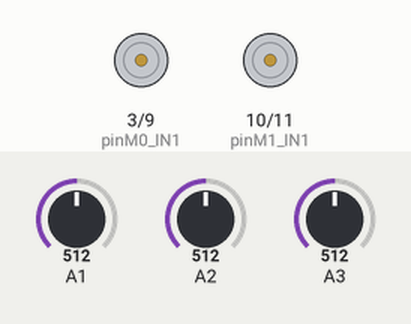
Bench run of a sketch on a simulated Arduino Uno, built with avr-gcc and run on an emulated ATmega328P. Shown: motor-driver pin pairs drawn as motors (green arrow = first pin HIGH = forward, orange = second pin HIGH = backward, longer = more drive). Inputs (shaded band) come from the test bench; at power-on: A2 = 512, A1 = 512, A3 = 512. What the sketch prints to the serial monitor is not drawn.

Above: at 1.2 s.
1.3 s: A2 set to 485
At 2.5 s:
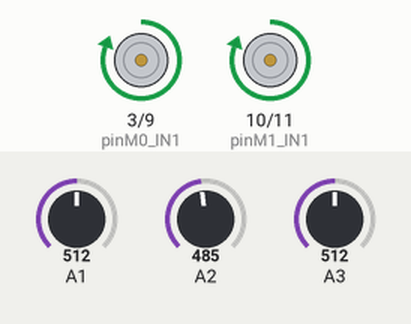
2.8 s: A1 set to 484
At 3.3 s:
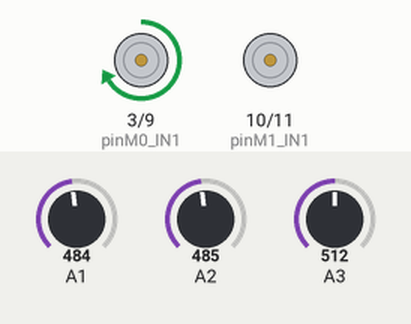
4.3 s: A1 set to 510
At 5.1 s:
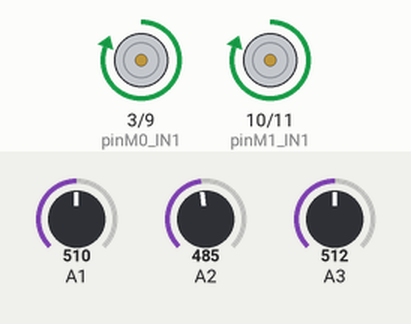
5.8 s: A3 set to 491
At 7.0 s:
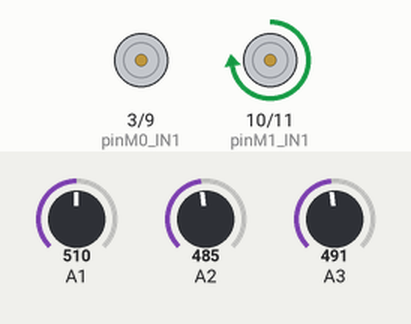
7.3 s: A3 set to 510
At 8.5 s:
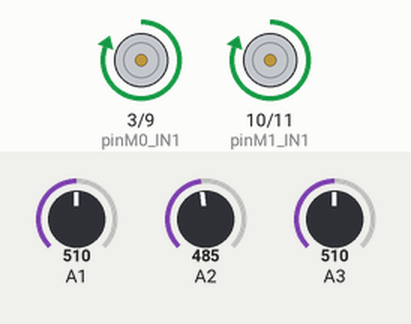
8.8 s: A3 set to 490
At 9.3 s:
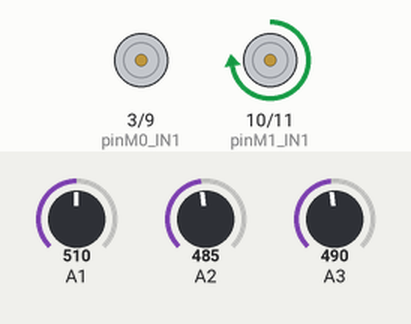
Timing chart, 0 to 11.3 s (numbered marks = the images above; inputs shaded):
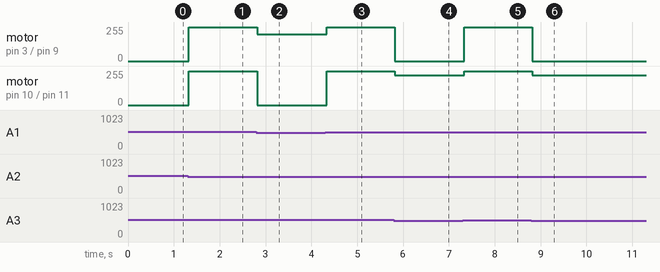

The sketch:

sketch_jan18a.ino
```cpp
const int pinM0_IN1 = 3;
const int pinM0_IN2 = 9;
// 右モータ
const int pinM1_IN1 = 10;
const int pinM1_IN2 = 11;

void setup() {
  // put your setup code here, to run once:
  pinMode(0, INPUT);
  pinMode(1, INPUT);
  pinMode(2, INPUT);
  pinMode(3, INPUT);
  pinMode(pinM0_IN1, OUTPUT);
  pinMode(pinM0_IN2, OUTPUT);
  pinMode(pinM1_IN1, OUTPUT);
  pinMode(pinM1_IN2, OUTPUT);
  Serial.begin(9600);
}


void Pause(long ms) {
  long  time = millis() + ms;
  while (millis() < time + ms) {
    continue;
  }
}

void loop() {
  // put your main code here, to run repeatedly:
  Serial.println(analogRead(1));//dout1
  Serial.println(analogRead(2));//dout3
  Serial.println(analogRead(3));//dout2
  Serial.println("\n\n\n\n\n\n");
  //Pause(200);
  if ((analogRead(1) < 500) && (analogRead(3) < 500) && (analogRead(2) < 500)) {
    Serial.println("静止");
    analogWrite(pinM0_IN1, 0);
    analogWrite(pinM0_IN2, 0);
    analogWrite(pinM1_IN1, 0);
    analogWrite(pinM1_IN2, 0);
  }
  if ((analogRead(1) > 500) && (analogRead(3) > 500) && (analogRead(2) < 500)) {
    Serial.println("前進");
    analogWrite(pinM0_IN1, 255);
    analogWrite(pinM0_IN2, 0);
    analogWrite(pinM1_IN1, 255);
    analogWrite(pinM1_IN2, 0);
  }
  if ((analogRead(1) < 500) && (analogRead(3) < 500) && (analogRead(2) > 500)) {
    Serial.println("後進");
    analogWrite(pinM0_IN1, 0);
    analogWrite(pinM0_IN2, 100);
    analogWrite(pinM1_IN1, 0);
    analogWrite(pinM1_IN2, 120);
  }
  if ((analogRead(1) < 500) && (analogRead(3) > 500) && (analogRead(2) < 500)) {

    Serial.println("左旋回");
    analogWrite(pinM0_IN1, 200);
    analogWrite(pinM0_IN2, 0);
    analogWrite(pinM1_IN1, 0);
    analogWrite(pinM1_IN2, 0);
  }
  if ((analogRead(1) > 500) && (analogRead(3) < 500) && (analogRead(2) < 500)) {
    Serial.println("右旋回");
    analogWrite(pinM0_IN1, 0);
    analogWrite(pinM0_IN2, 0);
    analogWrite(pinM1_IN1, 175);
    analogWrite(pinM1_IN2, 0);
    analogWrite(pinM1_IN1, 225);
  }
}
```

Measured:
- the behaviour switches between 500 and 499 on A2 (found by bisection; images 0 and 1)
- the behaviour switches between 500 and 499 on A1 (found by bisection; images 1 and 2)
- the behaviour switches between 500 and 499 on A3 (found by bisection; images 3 and 4)
- after the input at 1.3 s, motor on pin 3 (pinM0_IN1) / pin 9 (pinM0_IN2), motor on pin 10 (pinM1_IN1) / pin 11 (pinM1_IN2): stopped → forward 255/255 at once
- after the input at 2.8 s, motor on pin 3 (pinM0_IN1) / pin 9 (pinM0_IN2): forward 255/255 → forward 200/255 at once; motor on pin 10 (pinM1_IN1) / pin 11 (pinM1_IN2): forward 255/255 → stopped at once
- after the input at 4.3 s, motor on pin 3 (pinM0_IN1) / pin 9 (pinM0_IN2): forward 200/255 → forward 255/255 at once; motor on pin 10 (pinM1_IN1) / pin 11 (pinM1_IN2): stopped → forward 255/255 at once
- after the input at 5.8 s, motor on pin 3 (pinM0_IN1) / pin 9 (pinM0_IN2): forward 255/255 → stopped at once; motor on pin 10 (pinM1_IN1) / pin 11 (pinM1_IN2): forward 255/255 → forward 225/255 at once
- after the input at 7.3 s, motor on pin 3 (pinM0_IN1) / pin 9 (pinM0_IN2): stopped → forward 255/255 at once; motor on pin 10 (pinM1_IN1) / pin 11 (pinM1_IN2): forward 225/255 → forward 255/255 at once
- after the input at 8.8 s, motor on pin 3 (pinM0_IN1) / pin 9 (pinM0_IN2): forward 255/255 → stopped at once; motor on pin 10 (pinM1_IN1) / pin 11 (pinM1_IN2): forward 255/255 → forward 225/255 at once
